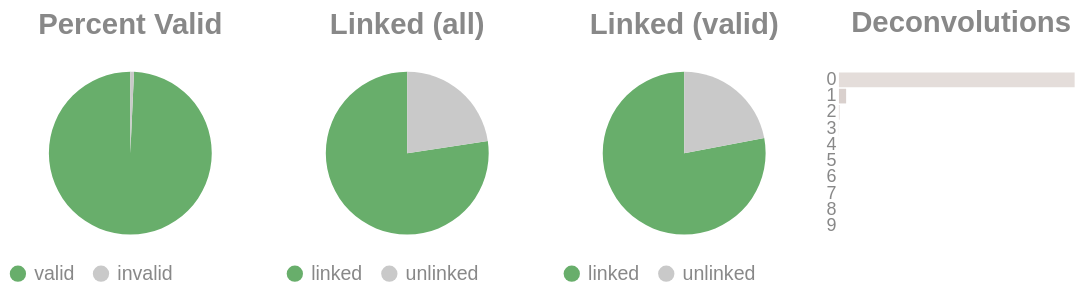

Notebook cell for this chart:
### Code cell
if SKIPLR:
    pass
else:
    clash = Counter()
    for i in valids['molecule'].to_list():
        _mol = i.split("-")
        if len(_mol) == 1:
            clash.update('0')
        else:
            clash.update(_mol[-1])

    _d = {"deconvolutions": [], 'count': []}
    for k,v in clash.items():
        _d['deconvolutions'].append(k)
        _d['count'].append(v)

    tot_valid = valids['reads'].sum()
    mask = valids['reads'] >= 2
    n_linked_reads = valids.filter(mask)['reads'].sum()
    if n_linked_reads == 0:
        print_html("No linked molecules (>=2 reads) were detected; skipping linked-only distributions.")
        SKIPLR = True
    else:
        perc_valid = round(tot_valid / n_reads, 4)
        linked_perc_abs = round(n_linked_reads / n_reads, 4)
        linked_perc = round(n_linked_reads / tot_valid, 4)

    _valid = pl.DataFrame({"valids": ['valid', 'invalid'], "count": [tot_valid, n_reads - tot_valid]})
    _linked_abs = pl.DataFrame({"linked (absolute)": ['linked', 'unlinked'], "count": [n_linked_reads, n_reads - n_linked_reads]})
    _linked_rel = pl.DataFrame({"linked (valids)": ['linked', 'unlinked'], "count": [n_linked_reads, tot_valid - n_linked_reads]})

    (
        alt.hconcat(
            piechart(_valid, goodval = 'valid', title = "Percent Valid"),
            piechart(_linked_abs, goodval = "linked", title =  "Linked (all)"),
            piechart(_linked_rel, goodval = "linked", title =  "Linked (valid)"),
            convolutionbar(pl.DataFrame(_d), title = "Deconvolutions"),
            center = True,
            bounds = 'flush'
        )
        .resolve_scale(color='independent')
        .resolve_legend('independent')
        .properties(usermeta={'embedOptions': {"actions": False}})
    ).display()

### Figure 1 — Vega-Lite specification as saved in the notebook (floating-point values rounded to 4 significant figures)
{"width": "container", "height": 400, "config": {"title": {"anchor": "start", "dy": -15, "fontSize": 18, "color": "#888888", "subtitleColor": "#888888", "subtitleFontSize": 14}, "arc": {"fill": "#0072B2"}, "axis": {"domainColor": "#888888", "domainWidth": 0.5, "gridWidth": 0.2, "grid": false, "titleFontWeight": 400, "titleFontSize": 15, "labelFontSize": 11, "labelColor": "#888888", "tickColor": "#888888", "tickWidth": 0.2, "titleColor": "#888888"}, "axisBand": {"grid": false}, "axisX": {"grid": true, "tickSize": 10, "domainCap": "round"}, "axisY": {"domain": false, "grid": true, "tickSize": 0, "domainCap": "round"}, "background": "transparent", "header": {"labelFontSize": 15, "labelColor": "#888888", "titleFontSize": 15, "titleFontWeight": 600, "titleColor": "#888888"}, "legend": {"labelFont": "sans-serif", "labelFontSize": 12, "labelColor": "#888888", "symbolSize": 100, "symbolType": "circle", "titleFontSize": 12, "titlePadding": 10, "titleColor": "#888888", "title": null}, "range": {"category": ["#E69F00", "#56B4E9", "#009E73", "#F0E442", "#0072B2", "#D55E00", "#CC79A7", "#000000"], "diverging": ["#cfe8f3", "#a2d4ec", "#73bfe2", "#46abdb", "#1696d2", "#12719e"]}, "area": {"fill": "#0072B2", "fillOpacity": 0.7, "line": true, "strokeOpacity": 0.7}, "line": {"color": "#0072B2", "stroke": "#0072B2", "strokeWidth": 2}, "trail": {"color": "#0072B2", "stroke": "#0072B2", "strokeWidth": 0, "size": 1}, "point": {"filled": true, "fillOpacity": 1.0, "size": 95}, "text": {"color": "#888888", "fontSize": 11, "align": "right", "fontWeight": 400, "size": 11}, "bar": {"fill": "#0072B2", "stroke": null}, "view": {"stroke": null, "continuousWidth": 660, "continuousHeight": 400}}, "hconcat": [{"data": {"name": "data-a99d54384141b520152751c429c32ad1"}, "mark": {"type": "arc"}, "encoding": {"color": {"field": "valids", "legend": {"orient": "bottom", "title": null}, "scale": {"domain": ["valid", "invalid"], "range": ["#68ae6b", "#C9C9C9"]}, "title": "Valids", "type": "nominal"}, "theta": {"field": "count", "type": "quantitative"}, "tooltip": [{"field": "valids", "title": "Valids", "type": "ordinal"}, {"field": "percent", "format": ".2%", "title": "Percent", "type": "quantitative"}, {"field": "count", "title": "Count", "type": "quantitative"}]}, "height": 100, "title": {"text": "Percent Valid", "align": "center", "anchor": "middle"}, "transform": [{"calculate": "datum.count / 4942016", "as": "percent"}], "width": 150}, {"data": {"name": "data-510e437fd6ded92e2853038f28511cf4"}, "mark": {"type": "arc"}, "encoding": {"color": {"field": "linked (absolute)", "legend": {"orient": "bottom", "title": null}, "scale": {"domain": ["linked", "unlinked"], "range": ["#68ae6b", "#C9C9C9"]}, "title": "Linked (Absolute)", "type": "nominal"}, "theta": {"field": "count", "type": "quantitative"}, "tooltip": [{"field": "linked (absolute)", "title": "Linked (Absolute)", "type": "ordinal"}, {"field": "percent", "format": ".2%", "title": "Percent", "type": "quantitative"}, {"field": "count", "title": "Count", "type": "quantitative"}]}, "height": 100, "title": {"text": "Linked (all)", "align": "center", "anchor": "middle"}, "transform": [{"calculate": "datum.count / 4942016", "as": "percent"}], "width": 150}, {"data": {"name": "data-bb65bedcb5e4055c6d10c3ae11b69448"}, "mark": {"type": "arc"}, "encoding": {"color": {"field": "linked (valids)", "legend": {"orient": "bottom", "title": null}, "scale": {"domain": ["linked", "unlinked"], "range": ["#68ae6b", "#C9C9C9"]}, "title": "Linked (Valids)", "type": "nominal"}, "theta": {"field": "count", "type": "quantitative"}, "tooltip": [{"field": "linked (valids)", "title": "Linked (Valids)", "type": "ordinal"}, {"field": "percent", "format": ".2%", "title": "Percent", "type": "quantitative"}, {"field": "count", "title": "Count", "type": "quantitative"}]}, "height": 100, "title": {"text": "Linked (valid)", "align": "center", "anchor": "middle"}, "transform": [{"calculate": "datum.count / 4906158", "as": "percent"}], "width": 150}, {"data": {"name": "data-6fd256e105b21594811cfb08122ab46f"}, "mark": {"type": "bar"}, "encoding": {"color": {"field": "deconvolutions", "legend": null, "scale": {"scheme": "lightgreyred"}, "type": "nominal"}, "tooltip": [{"field": "deconvolutions", "title": "Deconvolutions", "type": "ordinal"}, {"field": "percent", "format": ".2%", "title": "Percent", "type": "quantitative"}, {"field": "count", "title": "Count", "type": "quantitative"}], "x": {"axis": null, "field": "count", "type": "quantitative"}, "y": {"field": "deconvolutions", "sort": "ascending", "title": null, "type": "nominal"}}, "height": 100, "title": {"text": "Deconvolutions", "align": "center", "anchor": "middle"}, "transform": [{"calculate": "datum.count / 1793384", "as": "percent"}], "width": 150}], "bounds": "flush", "center": true, "resolve": {"legend": {"angle": "independent"}, "scale": {"color": "independent"}}, "usermeta": {"embedOptions": {"actions": false}}, "$schema": "https://vega.github.io/schema/vega-lite/v6.1.0.json", "datasets": {"data-a99d54384141b520152751c429c32ad1": [{"valids": "valid", "count": 4906158}, {"valids": "invalid", "count": 35858}], "data-510e437fd6ded92e2853038f28511cf4": [{"linked (absolute)": "linked", "count": 3824692}, {"linked (absolute)": "unlinked", "count": 1117324}], "data-bb65bedcb5e4055c6d10c3ae11b69448": [{"linked (valids)": "linked", "count": 3824692}, {"linked (valids)": "unlinked", "count": 1081466}], "data-6fd256e105b21594811cfb08122ab46f": [{"deconvolutions": "0", "count": 1736323}, {"deconvolutions": "1", "count": 52993}, {"deconvolutions": "2", "count": 3350}, {"deconvolutions": "3", "count": 525}, {"deconvolutions": "4", "count": 116}, {"deconvolutions": "5", "count": 39}, {"deconvolutions": "6", "count": 21}, {"deconvolutions": "7", "count": 10}, {"deconvolutions": "8", "count": 6}, {"deconvolutions": "9", "count": 1}]}}
